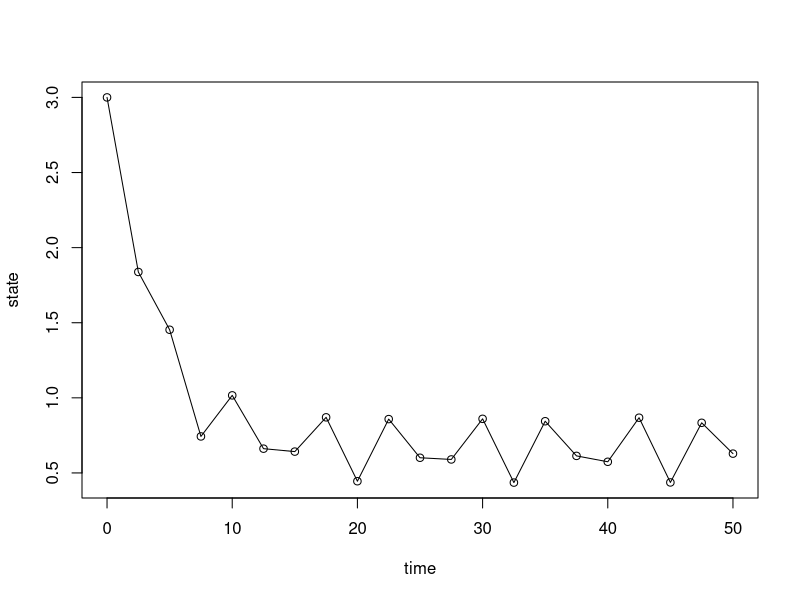

Reproduce this figure in R. (Note: this script raises an error after producing the figure.)
## ---- chunk 1
# # system function
# sys.fun = function(state)
# {
#     newstate = state + dt/A*(-alpha*state)
#     return(newstate)
# }

# System functions
g_explicit = function(time, state)
{
  return(state + dt/A*((sin(time)+1)-alpha*state))
}

g_implicit = function(time, state)
{
  return(state+dt/2*(((sin(time)+1-alpha*state)/A)+(sin(time)+1-alpha*g_explicit(time,state))/A))
  
}

sys.fun = function(state)
{
  # s.aux    = g_explicit(time     , state)
  newstate = g_implicit(time, state)
  return(newstate)
}


# Initial parameter values
begin.time = 0     # usually this variable is set to 0
end.time   = 50    # end time of the simulation 
dt         = 2.5   # delta t; time discretisation 
init.state = 3     # state of the system at the beginning of the simulation 

# reservoir parameter values
A         = 4.0   # area
alpha     = 1.5  # decay constant

# Simulation initialisation
time = begin.time
result.state = c(init.state)
result.time = c(time)
current.state = init.state

# Simulation
while(time < end.time)
{
    current.state = sys.fun(current.state)
    result.state = c(result.state,current.state)
    time = time + dt
    result.time = c(result.time,time)
}

# Analytical solution
# time.sequence = seq(begin.time,end.time, by=0.1)
# analyt.state=init.state * exp(-time.sequence*alpha/A)




# Plotting
plot(result.time, result.state,type='o', xlab="time", ylab="state")
lines(time.sequence, analyt.state, col='grey', lwd=2)
dt = 0.1 # a new dt value to evaluate current scheme
time = begin.time
result.state = c(init.state)
result.time = c(time)
current.state = init.state
while(time < end.time)
{
  current.state = sys.fun(current.state)
  result.state = c(result.state,current.state)
  time = time + dt
  result.time = c(result.time,time)
}
lines(result.time,result.state,type='o',col='blue', lwd=0.1)
title(main='Emptying reservoir with input')
grid()

# Number of function evaluations
num_eval = length(result.time)
## ---- chunk 2

